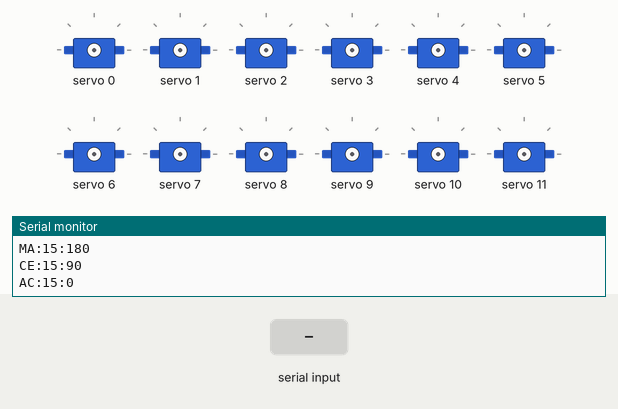
Recording of a sketch running on a simulated Arduino Uno, built with avr-gcc and run on an emulated ATmega328P. On the bench: 12 × servo, the last lines printed to the serial monitor. The inputs (shaded band) are chosen by the test bench.

Above: at 2.3 s.
2.4 s: "ALLACTIVE\n" received over Serial
3.9 s: "S::45\n" received over Serial
At 4.7 s:
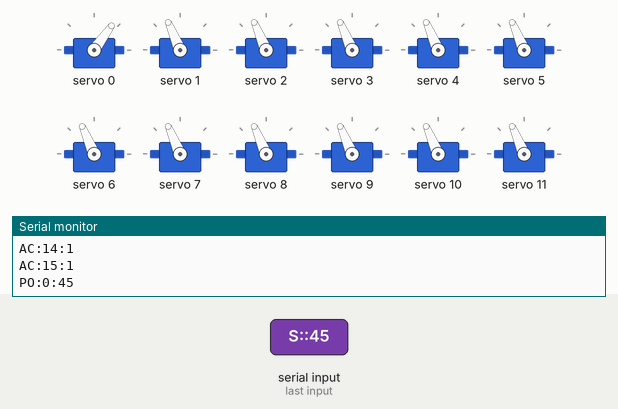
Timing chart, 0 to 6.9 s (numbered marks = the images above; inputs shaded):
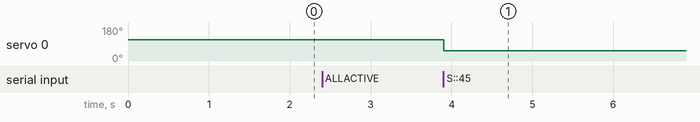

The sketch:

Servo17_sketch.ino
```cpp
// (licence header left out)
#include <Wire.h>
#include <Adafruit_PWMServoDriver.h>
// Removed EEPROM include - no longer needed

// PWM servo driver instance
Adafruit_PWMServoDriver pwm = Adafruit_PWMServoDriver();

// Constants
const int NUM_SERVOS = 16;
const int SERVOMIN = 100;  // This is the 'minimum' pulse length count (out of 4096)
const int SERVOMAX = 600;  // This is the 'maximum' pulse length count (out of 4096)
const int SERVO_FREQ = 50;  // Standard servo frequency is 50Hz

// Servo positions (0-180 degrees)
int servoPositions[NUM_SERVOS];

// Min/Max limits for each servo (0-180 degrees)
int servoMinLimits[NUM_SERVOS];
int servoMaxLimits[NUM_SERVOS];

// Center positions for each servo (0-180 degrees)
int servoCenterPositions[NUM_SERVOS];

// Active/Inactive state for each servo
bool servoActive[NUM_SERVOS];

// Command parsing
String inputString = "";
boolean stringComplete = false;

void setup() {
  Serial.begin(115200);

  // Initialize servo driver
  pwm.begin();
  pwm.setPWMFreq(SERVO_FREQ);  // Standard frequency for RC servos

  // Initialize with default values (no EEPROM loading)
  initializeDefaults();

  // Reserve memory for serial input
  inputString.reserve(50);

  Serial.println("Servo Controller Ready - All servos inactive (no EEPROM)");

  // Send all current data to Processing on startup
  delay(1000);
  sendAllData();
}

void loop() {
  // Process any incoming commands
  if (stringComplete) {
    processCommand();
    inputString = "";
    stringComplete = false;
  }
}

// Initialize all servos with default values
void initializeDefaults() {
  for (int i = 0; i < NUM_SERVOS; i++) {
    servoMinLimits[i] = 0;
    servoMaxLimits[i] = 180;
    servoCenterPositions[i] = 90;
    servoActive[i] = false;  // Start inactive
    servoPositions[i] = 90;  // Default to center

    // Turn off all PWM outputs
    pwm.setPWM(i, 0, 0);
  }
}

// Function to update servo position
void updateServo(int servoNum) {
  if (servoNum < 0 || servoNum >= NUM_SERVOS) return;

  if (servoActive[servoNum]) {
    // Map angle to pulse width
    int pulseWidth = map(servoPositions[servoNum], 0, 180, SERVOMIN, SERVOMAX);
    pwm.setPWM(servoNum, 0, pulseWidth);
  } else {
    // Turn off PWM for inactive servos
    pwm.setPWM(servoNum, 0, 0);
  }
}

// Function to process incoming commands
void processCommand() {
  inputString.trim();

  if (inputString.startsWith("S:")) {
    // Servo position command: S:servoNum:position
    int firstColon = inputString.indexOf(':');
    int secondColon = inputString.indexOf(':', firstColon + 1);

    if (firstColon > 0 && secondColon > firstColon) {
      int servoNum = inputString.substring(firstColon + 1, secondColon).toInt();
      int position = inputString.substring(secondColon + 1).toInt();

      if (servoNum >= 0 && servoNum < NUM_SERVOS && position >= 0 && position <= 180) {
        if (servoActive[servoNum]) {
          // Apply limits
          position = constrain(position, servoMinLimits[servoNum], servoMaxLimits[servoNum]);
          servoPositions[servoNum] = position;
          updateServo(servoNum);

          // Send position confirmation
          Serial.print("PO:");
          Serial.print(servoNum);
          Serial.print(":");
          Serial.println(position);
        }
      }
    }
  }
  else if (inputString.startsWith("SETMINLIMIT:")) {
    // Set minimum limit: SETMINLIMIT:servoNum:limit
    int firstColon = inputString.indexOf(':');
    int secondColon = inputString.indexOf(':', firstColon + 1);

    if (firstColon > 0 && secondColon > firstColon) {
      int servoNum = inputString.substring(firstColon + 1, secondColon).toInt();
      int minLimit = inputString.substring(secondColon + 1).toInt();

      if (servoNum >= 0 && servoNum < NUM_SERVOS && minLimit >= 0 && minLimit <= 180) {
        servoMinLimits[servoNum] = minLimit;
        Serial.print("MI:");
        Serial.print(servoNum);
        Serial.print(":");
        Serial.println(minLimit);
      }
    }
  }
  else if (inputString.startsWith("SETMAXLIMIT:")) {
    // Set maximum limit: SETMAXLIMIT:servoNum:limit
    int firstColon = inputString.indexOf(':');
    int secondColon = inputString.indexOf(':', firstColon + 1);

    if (firstColon > 0 && secondColon > firstColon) {
      int servoNum = inputString.substring(firstColon + 1, secondColon).toInt();
      int maxLimit = inputString.substring(secondColon + 1).toInt();

      if (servoNum >= 0 && servoNum < NUM_SERVOS && maxLimit >= 0 && maxLimit <= 180) {
        servoMaxLimits[servoNum] = maxLimit;
        Serial.print("MA:");
        Serial.print(servoNum);
        Serial.print(":");
        Serial.println(maxLimit);
      }
    }
  }
  else if (inputString.startsWith("SETCENTER:")) {
    // Set center position: SETCENTER:servoNum:position
    int firstColon = inputString.indexOf(':');
    int secondColon = inputString.indexOf(':', firstColon + 1);

    if (firstColon > 0 && secondColon > firstColon) {
      int servoNum = inputString.substring(firstColon + 1, secondColon).toInt();
      int centerPos = inputString.substring(secondColon + 1).toInt();

      if (servoNum >= 0 && servoNum < NUM_SERVOS && centerPos >= 0 && centerPos <= 180) {
        servoCenterPositions[servoNum] = centerPos;
        Serial.print("CE:");
        Serial.print(servoNum);
        Serial.print(":");
        Serial.println(centerPos);
      }
    }
  }
  else if (inputString.startsWith("RESET:")) {
    // Reset servo limits and center: RESET:servoNum
    int servoNum = inputString.substring(6).toInt();
    if (servoNum >= 0 && servoNum < NUM_SERVOS) {
      servoMinLimits[servoNum] = 0;
      servoMaxLimits[servoNum] = 180;
      servoCenterPositions[servoNum] = 90;

      Serial.print("RE:");
      Serial.print(servoNum);
      Serial.print(":");
      Serial.println("RESET");
    }
  }
  else if (inputString.startsWith("ACTIVE:")) {
    // Set servo active/inactive: ACTIVE:servoNum:state (state: 1=active, 0=inactive)
    int firstColon = inputString.indexOf(':');
    int secondColon = inputString.indexOf(':', firstColon + 1);

    if (firstColon > 0 && secondColon > firstColon) {
      int servoNum = inputString.substring(firstColon + 1, secondColon).toInt();
      int state = inputString.substring(secondColon + 1).toInt();

      if (servoNum >= 0 && servoNum < NUM_SERVOS) {
        servoActive[servoNum] = (state == 1);
        updateServo(servoNum); // Update PWM output

        Serial.print("AC:");
        Serial.print(servoNum);
        Serial.print(":");
        Serial.println(servoActive[servoNum] ? 1 : 0);
      }
    }
  }
  else if (inputString.equals("ALLACTIVE")) {
    // Set all servos active
    for (int i = 0; i < NUM_SERVOS; i++) {
      servoActive[i] = true;
      updateServo(i);
      Serial.print("AC:");
      Serial.print(i);
      Serial.print(":");
      Serial.println(1);
    }
  }
  else if (inputString.equals("ALLINACTIVE")) {
    // Set all servos inactive
    for (int i = 0; i < NUM_SERVOS; i++) {
      servoActive[i] = false;
      updateServo(i);
      Serial.print("AC:");
      Serial.print(i);
      Serial.print(":");
      Serial.println(0);
    }
  }
  else if (inputString.equals("SAVE")) {
    // Legacy command - now just acknowledge (no EEPROM saving)
    Serial.println("LI:ACKNOWLEDGED");
    Serial.println("# Note: Settings now managed by Processing, not stored in EEPROM");
  }
  else if (inputString.equals("GETALL")) {
    // Send all current data
    sendAllData();
  }
}

// Function to send all servo data to Processing
void sendAllData() {
  for (int i = 0; i < NUM_SERVOS; i++) {
    // Send position
    Serial.print("PO:");
    Serial.print(i);
    Serial.print(":");
    Serial.println(servoPositions[i]);

    // Send min limit
    Serial.print("MI:");
    Serial.print(i);
    Serial.print(":");
    Serial.println(servoMinLimits[i]);

    // Send max limit
    Serial.print("MA:");
    Serial.print(i);
    Serial.print(":");
    Serial.println(servoMaxLimits[i]);

    // Send center position
    Serial.print("CE:");
    Serial.print(i);
    Serial.print(":");
    Serial.println(servoCenterPositions[i]);

    // Send active state
    Serial.print("AC:");
    Serial.print(i);
    Serial.print(":");
    Serial.println(servoActive[i] ? 1 : 0);

    delay(10); // Small delay to prevent overwhelming the serial buffer
  }
}

// Serial event handler
void serialEvent() {
  while (Serial.available()) {
    char inChar = (char)Serial.read();
    inputString += inChar;

    if (inChar == '\n') {
      stringComplete = true;
    }
  }
}
```

Measured:
- after the input at 3.9 s, servo 0: 113° → 54° at once
